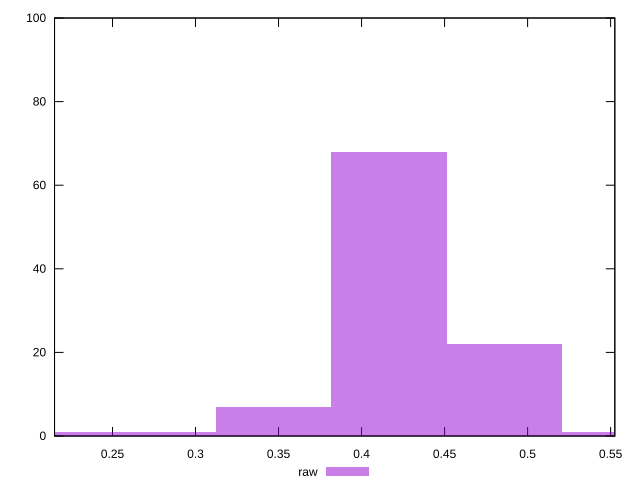

Recreate this plot in gnuplot.
reset

$raw <<EOF
0.27769460300966636 1
0.2082709522572498 1
0.4165419045144996 68
0.48596555526691615 22
0.34711825376208294 7
0.5553892060193327 1
EOF

set key outside below
set boxwidth 0.06942365075241659
set xrange [0.21508432752881365:0.5525295247348673]
set yrange [0:100]
set trange [0:100]
set style fill transparent solid 0.5 noborder
set terminal svg size 640, 490 enhanced background rgb 'white'
set output "report_00017_2021-02-10T15-08-03.406Z/meta/pScore/samples/pages/raw/histogram.svg"

plot $raw title "raw" with boxes

reset
